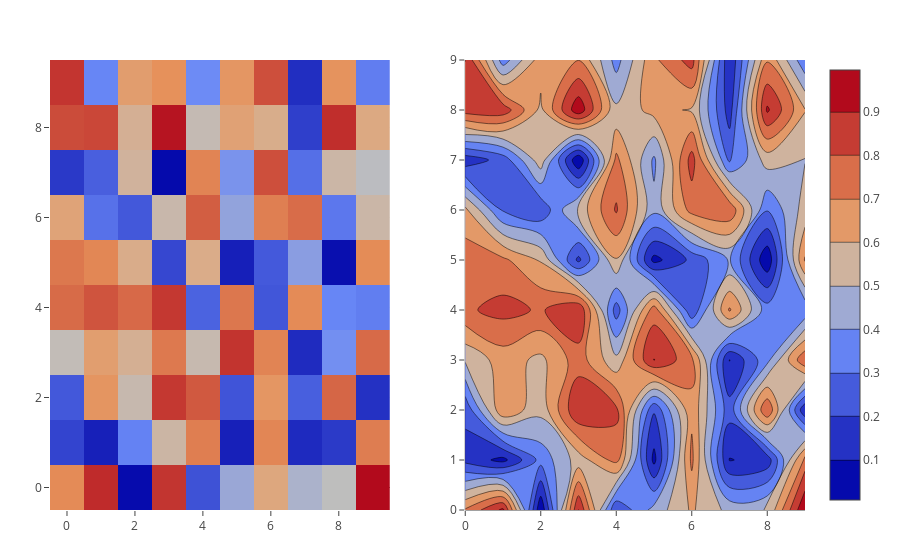

This figure's notebook cell:
### Markdown cell above
### Other visual interpretations of Matrix Data and Subplots

* Easy - just cancatenate plots, but...
* 3d subplots are buggy

### Code cell
function matrix_subplots()
    z = rand(10,10)
    trace0 = scatter(; y=z)

    trace1 = heatmap(; z=z, showscale=false)
    trace2 = contour(; z=z)
    trace3 = surface(; z=z)
    p = [plot(trace1) plot(trace2)]
end

matrix_subplots()
